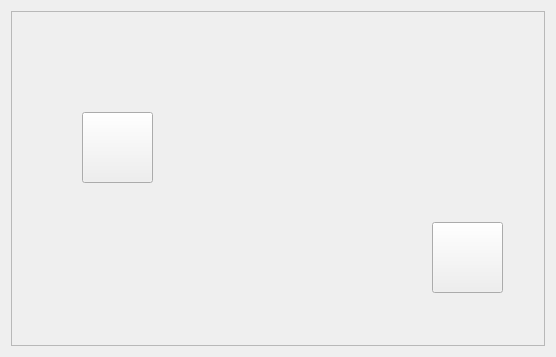
<?xml version="1.0" encoding="UTF-8"?>
<ui version="4.0">
 <class>Tab3ControlPannel</class>
 <widget class="QWidget" name="Tab3ControlPannel">
  <property name="geometry">
   <rect>
    <x>0</x>
    <y>0</y>
    <width>556</width>
    <height>357</height>
   </rect>
  </property>
  <property name="windowTitle">
   <string>Form</string>
  </property>
  <layout class="QGridLayout" name="gridLayout">
   <item row="0" column="0">
    <widget class="QScrollArea" name="scrollArea">
     <property name="widgetResizable">
      <bool>true</bool>
     </property>
     <widget class="QWidget" name="scrollAreaWidgetContents">
      <property name="geometry">
       <rect>
        <x>0</x>
        <y>0</y>
        <width>536</width>
        <height>337</height>
       </rect>
      </property>
      <widget class="QPushButton" name="pPBPlug">
       <property name="geometry">
        <rect>
         <x>420</x>
         <y>210</y>
         <width>71</width>
         <height>71</height>
        </rect>
       </property>
       <property name="text">
        <string/>
       </property>
       <property name="icon">
        <iconset resource="IotQtClient.qrc">
         <normaloff>:/IotQtClient/Image/plug_off.png</normaloff>
         <normalon>:/IotQtClient/Image/plug_on.png</normalon>:/IotQtClient/Image/plug_off.png</iconset>
       </property>
       <property name="iconSize">
        <size>
         <width>60</width>
         <height>60</height>
        </size>
       </property>
       <property name="checkable">
        <bool>true</bool>
       </property>
      </widget>
      <widget class="QPushButton" name="pPBLamp">
       <property name="geometry">
        <rect>
         <x>70</x>
         <y>100</y>
         <width>71</width>
         <height>71</height>
        </rect>
       </property>
       <property name="text">
        <string/>
       </property>
       <property name="icon">
        <iconset resource="IotQtClient.qrc">
         <normaloff>:/IotQtClient/Image/light_off.png</normaloff>
         <normalon>:/IotQtClient/Image/light_on.png</normalon>:/IotQtClient/Image/light_off.png</iconset>
       </property>
       <property name="iconSize">
        <size>
         <width>60</width>
         <height>60</height>
        </size>
       </property>
       <property name="checkable">
        <bool>true</bool>
       </property>
      </widget>
      <widget class="QLabel" name="label">
       <property name="geometry">
        <rect>
         <x>10</x>
         <y>10</y>
         <width>523</width>
         <height>326</height>
        </rect>
       </property>
       <property name="text">
        <string/>
       </property>
       <property name="pixmap">
        <pixmap resource="IotQtClient.qrc">:/IotQtClient/Image/room.png</pixmap>
       </property>
      </widget>
      <zorder>label</zorder>
      <zorder>pPBPlug</zorder>
      <zorder>pPBLamp</zorder>
     </widget>
    </widget>
   </item>
  </layout>
 </widget>
 <resources>
  <include location="IotQtClient.qrc"/>
 </resources>
 <connections/>
</ui>
